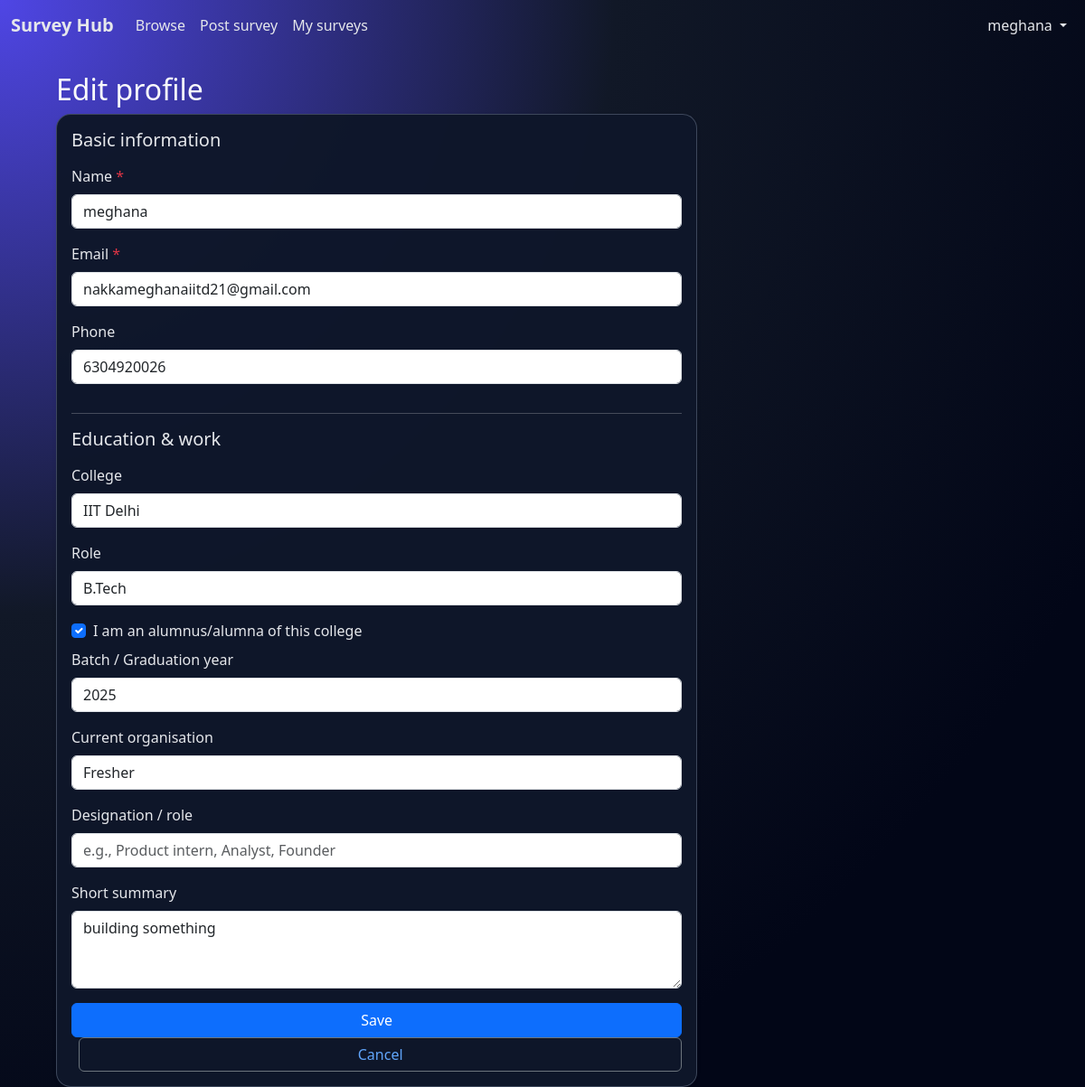
The app's page /profile/edit (signed in) with its own data.
### app.py (models this page shows)
class User(db.Model, UserMixin):
    id = db.Column(db.Integer, primary_key=True)
    name = db.Column(db.String(120), nullable=False)
    email = db.Column(db.String(120), unique=True, nullable=False)
    password_hash = db.Column(db.String(128), nullable=False)
    college = db.Column(db.String(120), nullable=True)
    role = db.Column(db.String(50), nullable=True)
    created_at = db.Column(db.DateTime, default=datetime.utcnow)
    surveys = db.relationship('Survey', backref='creator', lazy=True)
    phone = db.Column(db.String(20), nullable=True)
    is_alumni = db.Column(db.Boolean, default=False)
    batch_year = db.Column(db.String(20), nullable=True)
    summary = db.Column(db.Text, nullable=True)
    organisation = db.Column(db.String(150), nullable=True)
    designation = db.Column(db.String(150), nullable=True)

### app.py (the view, shortened to what this page needs)
@app.route('/profile/edit', methods=['GET', 'POST'])
@login_required
def edit_profile():
    return render_template('edit_profile.html')

### app.py (called while the page is built)
@login_manager.user_loader
def load_user(user_id):
    return User.query.get(int(user_id))

### templates/edit_profile.html
{% extends "base.html" %}
{% block content %}
<h2>Edit profile</h2>
<div class="row">
  <div class="col-lg-8">
    <form method="POST" class="card shadow-sm p-3">
      <h5 class="mb-3">Basic information</h5>
      <div class="mb-3">
        <label class="form-label">Name <span class="text-danger">*</span></label>
        <input type="text" name="name" class="form-control" value="{{ current_user.name }}" required>
      </div>
      <div class="mb-3">
        <label class="form-label">Email <span class="text-danger">*</span></label>
        <input type="email" name="email" class="form-control" value="{{ current_user.email }}" required>
      </div>
      <div class="mb-3">
        <label class="form-label">Phone</label>
        <input type="text" name="phone" class="form-control" value="{{ current_user.phone or '' }}" placeholder="Optional">
      </div>
      <hr>
      <h5 class="mb-3">Education & work</h5>
      <div class="mb-3">
        <label class="form-label">College</label>
        <input type="text" name="college" class="form-control" value="{{ current_user.college or '' }}">
      </div>
      <div class="mb-3">
        <label class="form-label">Role</label>
        <input type="text" name="role" class="form-control"
               value="{{ current_user.role or '' }}" placeholder="UG/MBA student, recent graduate, working professional">
      </div>
      <div class="form-check mb-2">
        <input class="form-check-input" type="checkbox" id="is_alumni" name="is_alumni"
               {% if current_user.is_alumni %}checked{% endif %}>
        <label class="form-check-label" for="is_alumni">
          I am an alumnus/alumna of this college
        </label>
      </div>
      <div class="mb-3">
        <label class="form-label">Batch / Graduation year</label>
        <input type="text" name="batch_year" class="form-control"
               value="{{ current_user.batch_year or '' }}" placeholder="e.g., 2024 or 2019–2021">
      </div>
      <div class="mb-3">
        <label class="form-label">Current organisation</label>
        <input type="text" name="organisation" class="form-control"
               value="{{ current_user.organisation or '' }}" placeholder="Company / startup / institute (optional)">
      </div>
      <div class="mb-3">
        <label class="form-label">Designation / role</label>
        <input type="text" name="designation" class="form-control"
               value="{{ current_user.designation or '' }}" placeholder="e.g., Product intern, Analyst, Founder">
      </div>
      <div class="mb-3">
        <label class="form-label">Short summary</label>
        <textarea name="summary" class="form-control" rows="3"
                  placeholder="Optional: a quick line about yourself">{{ current_user.summary or '' }}</textarea>
      </div>
      <button type="submit" class="btn btn-primary">Save</button>
      <a href="{{ url_for('profile') }}" class="btn btn-outline-secondary ms-2">Cancel</a>
    </form>
  </div>
</div>
{% endblock %}

### templates/base.html (shortened to what this page needs)
<!DOCTYPE html>
<html lang="en">
<head>
    <link href="https://cdn.jsdelivr.net/npm/bootstrap@5.3.3/dist/css/bootstrap.min.css" rel="stylesheet">
    <link rel="stylesheet" href="{{ url_for('static', filename='styles.css') }}">
</head>
<body class="bg-light">
<nav class="navbar navbar-expand-lg navbar-dark bg-dark">
  <div class="container-fluid">
    <a class="navbar-brand" href="{{ url_for('home') }}">Survey Hub</a>
    <div class="collapse navbar-collapse" id="navbarNav">
      <ul class="navbar-nav me-auto mb-2 mb-lg-0">
        <li class="nav-item">
          <a class="nav-link" href="{{ url_for('browse') }}">Browse</a>
        </li>
        {% if current_user.is_authenticated %}
        <li class="nav-item">
          <a class="nav-link" href="{{ url_for('create_survey') }}">Post survey</a>
        </li>
        <li class="nav-item">
          <a class="nav-link" href="{{ url_for('my_surveys') }}">My surveys</a>
        </li>
        {% endif %}
      </ul>
      <ul class="navbar-nav mb-2 mb-lg-0">
        {% if current_user.is_authenticated %}
        <li class="nav-item dropdown">
          <a class="nav-link dropdown-toggle" href="#" id="userDropdown" role="button"
             data-bs-toggle="dropdown" aria-expanded="false">
            {{ current_user.name or 'Account' }}
          </a>
        </li>
        {% endif %}
      </ul>
    </div>
  </div>
</nav>
<div class="container my-4">
  {% block content %}{% endblock %}
</div>
</body>
</html>

### static/styles.css (style rules this page uses)
:root { color-scheme: light; --bg: #f6f7fb; --surface: #ffffff; --text: #1f2937; --muted: #6b7280; --brand: #2563eb; --border: #e5e7eb; }
* { box-sizing: border-box; }
body { margin: 0; font-family: Inter, system-ui, -apple-system, BlinkMacSystemFont, "Segoe UI", sans-serif; background: var(--bg); color: var(--text); }
.container { width: min(1100px, calc(100% - 2rem)); margin: 0 auto; }
body { background-color: #f5f5f7; }
.navbar-brand { font-weight: 600; }
html, body { height: 100%; margin: 0; }
body { background: radial-gradient(circle at top left, #4f46e5 0, #111827 40%, #020617 80%); color: #f9fafb; font-family: system-ui, -apple-system, BlinkMacSystemFont, "Inter", "Segoe UI", sans-serif; }
.navbar { background-color: transparent !important; }
.navbar .nav-link, .navbar-brand { color: #e5e7eb !important; }
.card { background-color: rgba(15, 23, 42, 0.98); color: #e5e7eb; border-radius: 1rem; border: 1px solid rgba(148, 163, 184, 0.35); }
.card a { color: #60a5fa; }

### records on screen
User: name "meghana", email "nakkameghanaiitd21@gmail.com", phone "6304920026", college "IIT Delhi", role "B.Tech", is_alumni "☑", batch_year "2025", organisation "Fresher", summary "building something"
